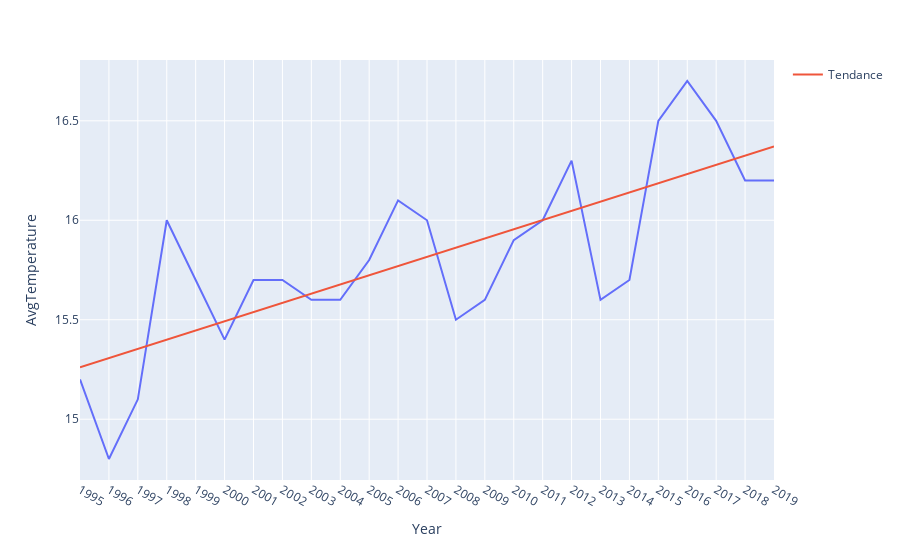

The notebook cell saved with this chart:
### Markdown cell above
`Plotly 2ème méthode`

### Code cell
year = data_agg["Year"].tolist()
avgTemp = data_agg["AvgTemperature"].tolist()

fit = np.polyfit(year, avgTemp, 1)
fonction = np.poly1d(fit)
y_fit = fonction(year) 

fig = px.line(data_agg, x = "Year", y = "AvgTemperature")
fig.update_xaxes(tickmode = 'linear')

fig.add_traces(go.Scatter(x = year, y = y_fit, name = 'Tendance'))

### Figure 1 — Plotly figure (JSON) as saved in the notebook; plotly's stock layout.template omitted (floating-point values rounded to 4 significant figures)
{"data": [{"hovertemplate": "Year=%{x}<br>AvgTemperature=%{y}<extra></extra>", "legendgroup": "", "line": {"color": "#636efa", "dash": "solid"}, "marker": {"symbol": "circle"}, "mode": "lines", "name": "", "orientation": "v", "showlegend": false, "type": "scatter", "x": [1995, 1996, 1997, 1998, 1999, 2000, 2001, 2002, 2003, 2004, 2005, 2006, 2007, 2008, 2009, 2010, 2011, 2012, 2013, 2014, 2015, 2016, 2017, 2018, 2019], "xaxis": "x", "y": [15.2, 14.8, 15.1, 16, 15.7, 15.4, 15.7, 15.7, 15.6, 15.6, 15.8, 16.1, 16, 15.5, 15.6, 15.9, 16, 16.3, 15.6, 15.7, 16.5, 16.7, 16.5, 16.2, 16.2], "yaxis": "y"}, {"name": "Tendance", "type": "scatter", "x": [1995, 1996, 1997, 1998, 1999, 2000, 2001, 2002, 2003, 2004, 2005, 2006, 2007, 2008, 2009, 2010, 2011, 2012, 2013, 2014, 2015, 2016, 2017, 2018, 2019], "y": [15.26, 15.31, 15.35, 15.4, 15.45, 15.49, 15.54, 15.58, 15.63, 15.68, 15.72, 15.77, 15.82, 15.86, 15.91, 15.95, 16.0, 16.05, 16.09, 16.14, 16.19, 16.23, 16.28, 16.32, 16.37]}], "layout": {"legend": {"tracegroupgap": 0}, "margin": {"t": 60}, "xaxis": {"anchor": "y", "domain": [0, 1], "tickmode": "linear", "title": {"text": "Year"}}, "yaxis": {"anchor": "x", "domain": [0, 1], "title": {"text": "AvgTemperature"}}}}
